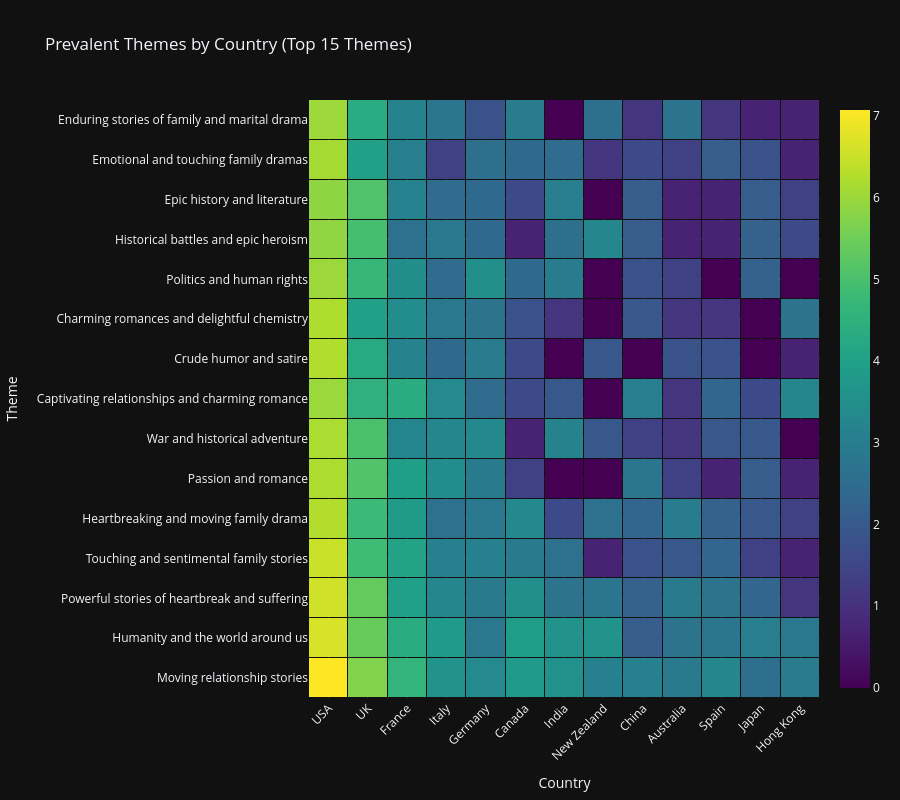

Write notebook code for a chart like this one.
### Code cell
import plotly.graph_objects as go

# Data preparation
# Transpose (.T) so Themes are on Y-axis and Countries on X-axis
data_color = log_theme_data.T       # Data for COLORS (Log scale)
data_real = theme_heatmap_filtered.T # Data for HOVER (Real numbers)

# --- FAIL-SAFE HOVER TEXT GENERATION ---
# Build the hover text string manually for each cell
hover_text_matrix = []
for theme in data_real.index:
    row = []
    for country in data_real.columns:
        val = data_real.loc[theme, country]
        # Create HTML string
        txt = f"<b>{theme}</b><br>{country}<br>Count: {val}"
        row.append(txt)
    hover_text_matrix.append(row)
# ---------------------------------------

# Create the Heatmap
fig = go.Figure(data=go.Heatmap(
    z=data_color.values,       # Colors (Log)
    x=data_color.columns,      # X-axis: Countries
    y=data_color.index,        # Y-axis: Themes

    # Use the manually built text matrix
    hovertext=hover_text_matrix,
    hovertemplate="%{hovertext}<extra></extra>",

    # Styling
    colorscale='Viridis',
    xgap=1, # Black border effect
    ygap=1,
))

# Layout Settings
fig.update_layout(
    title="Prevalent Themes by Country (Top 15 Themes)",
    xaxis_title="Country",
    yaxis_title="Theme",
    template="plotly_dark",
    height=800,
    xaxis=dict(tickangle=-45)
)

fig.show()

### Figure 1 — Plotly figure (JSON) as saved in the notebook; plotly's stock layout.template omitted (floating-point values rounded to 4 significant figures; data arrays with more than 128 entries replaced by an {"elided": "..."} marker saying what was removed)
{"data": [{"colorscale": [[0.0, "#440154"], [0.1111, "#482878"], [0.2222, "#3e4989"], [0.3333, "#31688e"], [0.4444, "#26828e"], [0.5556, "#1f9e89"], [0.6667, "#35b779"], [0.7778, "#6ece58"], [0.8889, "#b5de2b"], [1.0, "#fde725"]], "hovertemplate": "%{hovertext}<extra></extra>", "hovertext": {"elided": "15x13 str values"}, "x": ["USA", "UK", "France", "Italy", "Germany", "Canada", "India", "New Zealand", "China", "Australia", "Spain", "Japan", "Hong Kong"], "xgap": 1, "y": ["Moving relationship stories", "Humanity and the world around us", "Powerful stories of heartbreak and suffering", "Touching and sentimental family stories", "Heartbreaking and moving family drama", "Passion and romance", "War and historical adventure", "Captivating relationships and charming romance", "Crude humor and satire", "Charming romances and delightful chemistry", "Politics and human rights", "Historical battles and epic heroism", "Epic history and literature", "Emotional and touching family dramas", "Enduring stories of family and marital drama"], "ygap": 1, "z": {"elided": "15x13 float values"}, "type": "heatmap"}], "layout": {"xaxis": {"title": {"text": "Country"}, "tickangle": -45}, "title": {"text": "Prevalent Themes by Country (Top 15 Themes)"}, "yaxis": {"title": {"text": "Theme"}}, "height": 800}}
